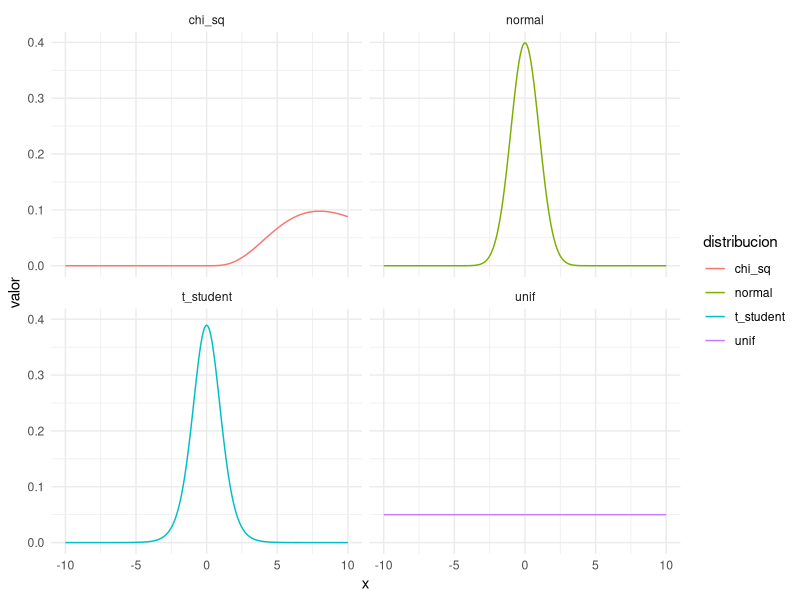
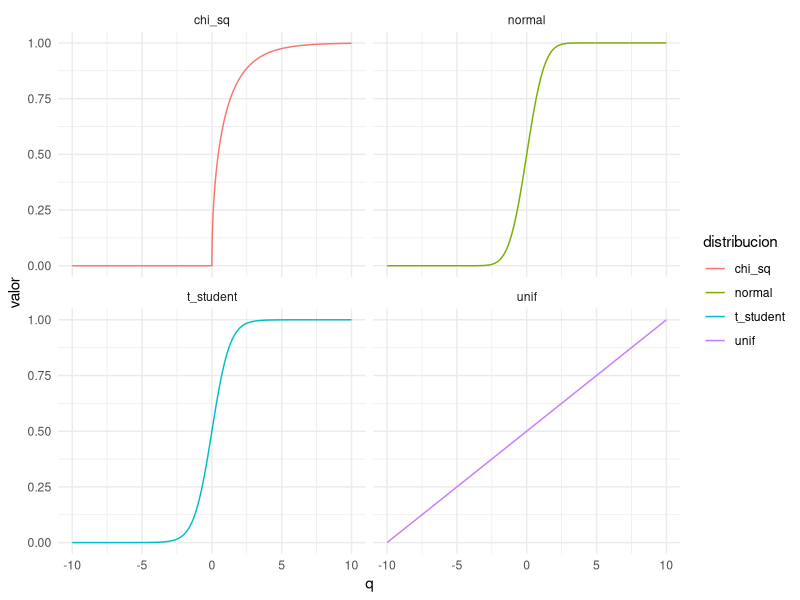
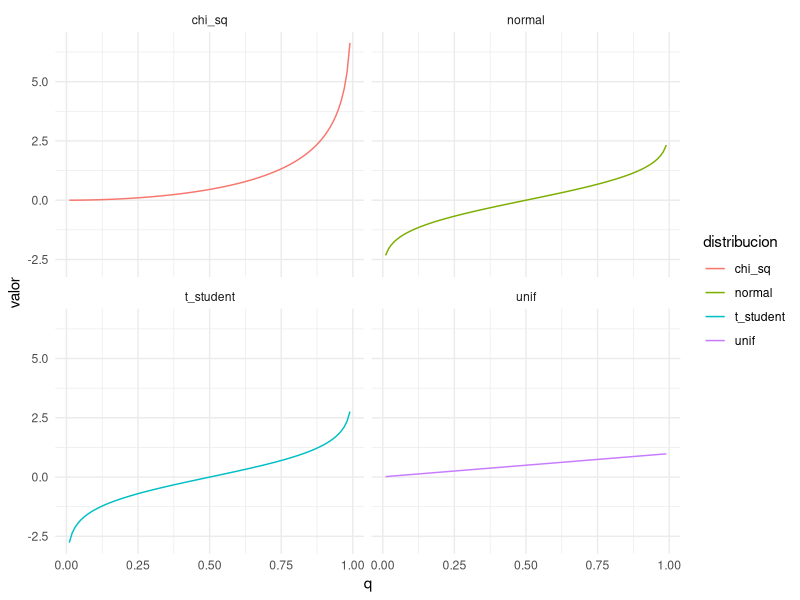
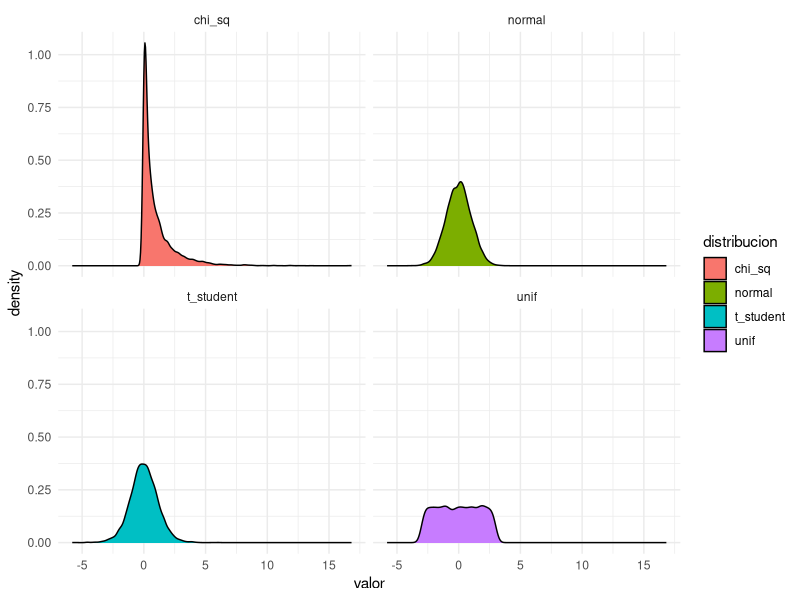
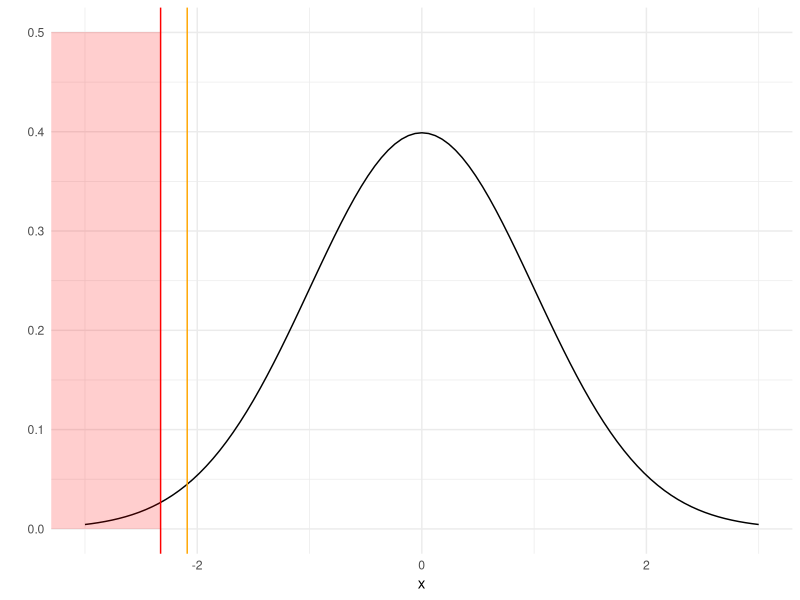
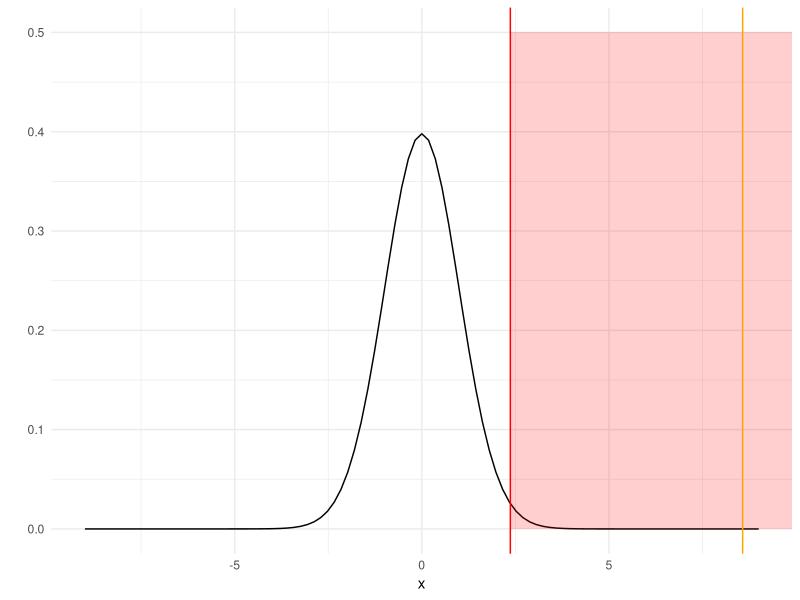
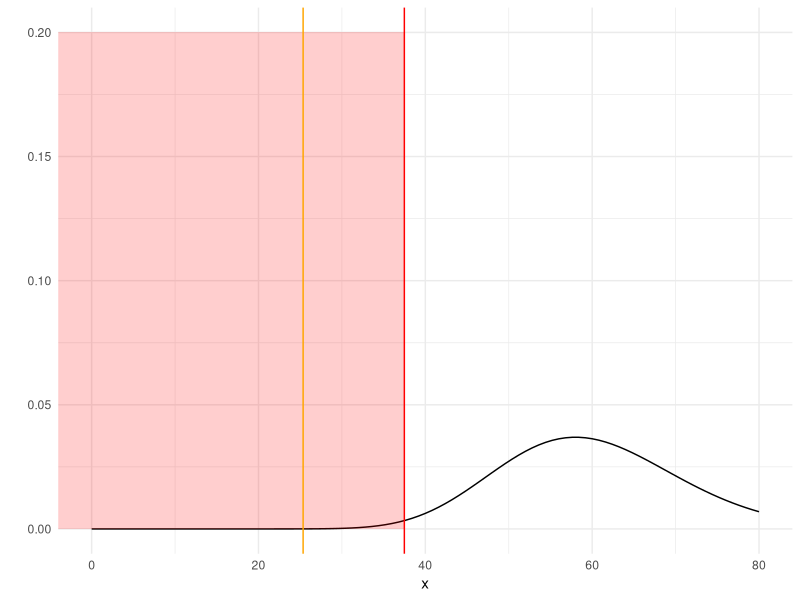
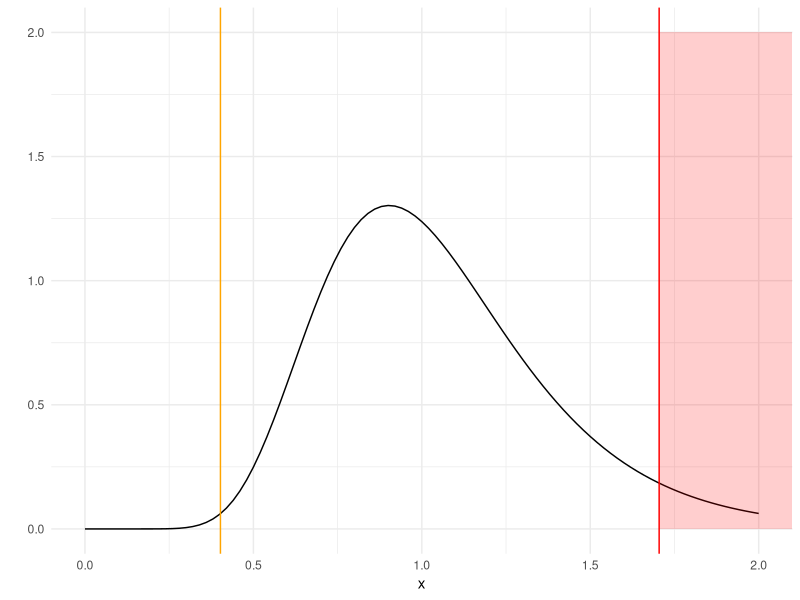

Generate these figures, in order, with R:
## ---- chunk 1
# dnorm, dt, dchisq, df funcion de distribución de la normal, t-student, chisquared, f 
# Nos dice la 'altura' en los puntos dados. Para distribuciones continuas no es muy util, pero para discretas si
dnorm(x = c(-100, -1, 0, 1, 100),mean = 0, sd = 1)
dbinom(x = c(0,1,2), size = 2, prob = .5)
## ---- chunk 2
# qnorm, qt, qchisq, qf la funcion quantile de las distribuciones. Recibe como argumento la probabilidad y devuelve el valor del quantil
qnorm(p = c(0,.5,1), mean = 0, sd = 1) # en que valor te acumula 0%, 50% y 100%
## ---- chunk 3
# pnorm, pt, pchisq, pf la funcion inversa a la quantile. cuanta probabilidad te acumula en los valores dados
pnorm(q = c(-Inf, 0, Inf), mean = 0, sd = 1)
## ---- chunk 4
# rnorm, rt, rchisq, rf te devuelve random samples de la distribución en cuestión
rnorm(n = 10, mean = 0, sd = 1)
## ---- chunk 5
library(tidyverse)
  data.frame(x = c(seq(-10, 10, by = .01))) %>% 
    mutate(
      normal = dnorm(x = x, mean = 0, sd = 1),
      t_student = dt(x = x, df = 10),
      chi_sq = dchisq(x = x, df = 10),
      unif = dunif(x = x, min = min(x), max = max(x))
      ) %>% 
    gather(distribucion, valor, normal:unif) %>% 
    ggplot(aes(x = x, y = valor, color = distribucion))+
    geom_line()+
    facet_wrap(~distribucion, ncol = 2)+
    theme_minimal()
## ---- chunk 6
data.frame(q = c(seq(-10, 10, by = .01))) %>% 
    mutate(
      normal = pnorm(q = q, mean = 0, sd = 1),
      t_student = pt(q = q, df = 10),
      chi_sq = pchisq(q = q, df = 1),
      unif = punif(q = q, min = min(q), max = max(q))
    ) %>% 
    gather(distribucion, valor, normal:unif) %>% 
    ggplot(aes(x = q, y = valor, color = distribucion))+
    geom_line()+
    facet_wrap(~distribucion, ncol = 2)+
    theme_minimal()
## ---- chunk 7
data.frame(q = c(seq(0.01, .99, by = .01))) %>% 
    mutate(
      normal = qnorm(p = q, mean = 0, sd = 1),
      t_student = qt(p = q, df = 10),
      chi_sq = qchisq(p = q, df = 1),
      unif = qunif(p = q, min = min(q), max = max(q))
    ) %>% 
    gather(distribucion, valor, normal:unif) %>% 
    ggplot(aes(x = q, y = valor, color = distribucion))+
    geom_line()+
    facet_wrap(~distribucion, ncol = 2)+
    theme_minimal()
## ---- chunk 8
data.frame(
      normal = rnorm(n = 10000, mean = 0, sd = 1),
      t_student = rt(n = 10000, df = 10),
      chi_sq = rchisq(n = 10000, df = 1),
      unif = runif(n = 10000, min = -3, max = 3)
    ) %>% 
    gather(distribucion, valor, normal:unif) %>% 
    ggplot(aes(x = valor, fill = distribucion))+
    geom_density()+
    facet_wrap(~distribucion, ncol = 2)+
    theme_minimal()

## ---- chunk 9
library(tidyverse)
ggplot(data = data.frame(x = c(-3, 3)), aes(x)) +
  stat_function(fun = dnorm, n = 101, args = list(mean = 0, sd = 1)) + 
  ylab("")+
  theme_minimal() +
  geom_vline(xintercept = -2.3263, color = "red")+
  geom_rect(aes(xmin=-Inf,xmax=-2.3263,ymin=0,ymax=.5),alpha=0.1,fill="red")+
  geom_vline(xintercept = -2.0894, color = "orange")
## ---- chunk 10
library(tidyverse)
ggplot(data = data.frame(x = c(-9, 9)), aes(x)) +
  stat_function(fun = dt, n = 101, args = list(df = 99)) + 
  ylab("")+
  theme_minimal() +
  geom_vline(xintercept = 2.3646, color = "red")+
  geom_rect(aes(xmin=2.3646,xmax=Inf,ymin=0,ymax=.5),alpha=0.1,fill="red")+
  geom_vline(xintercept = 8.5714, color = "orange")
## ---- chunk 11
library(tidyverse)
ggplot(data = data.frame(x = c(0, 80)), aes(x)) +
  stat_function(fun = dchisq, n = 101, args = list(df = 60)) + 
  ylab("")+
  theme_minimal() +
  geom_vline(xintercept = 37.4849, color = "red")+
  geom_rect(aes(xmin=-Inf,xmax=37.4849,ymin=0,ymax=.2),alpha=0.1,fill="red")+
  geom_vline(xintercept = 25.35, color = "orange")
## ---- chunk 12
library(tidyverse)
ggplot(data = data.frame(x = c(0, 2)), aes(x)) +
  stat_function(fun = df, args = list(df1 = 39, df2 = 39)) + 
  ylab("")+
  theme_minimal() +
  geom_vline(xintercept = 1.704465, color = "red")+
  geom_rect(aes(xmin=1.704465,xmax=Inf,ymin=0,ymax=2),alpha=0.1,fill="red")+
  geom_vline(xintercept = 0.4021739, color = "orange")
